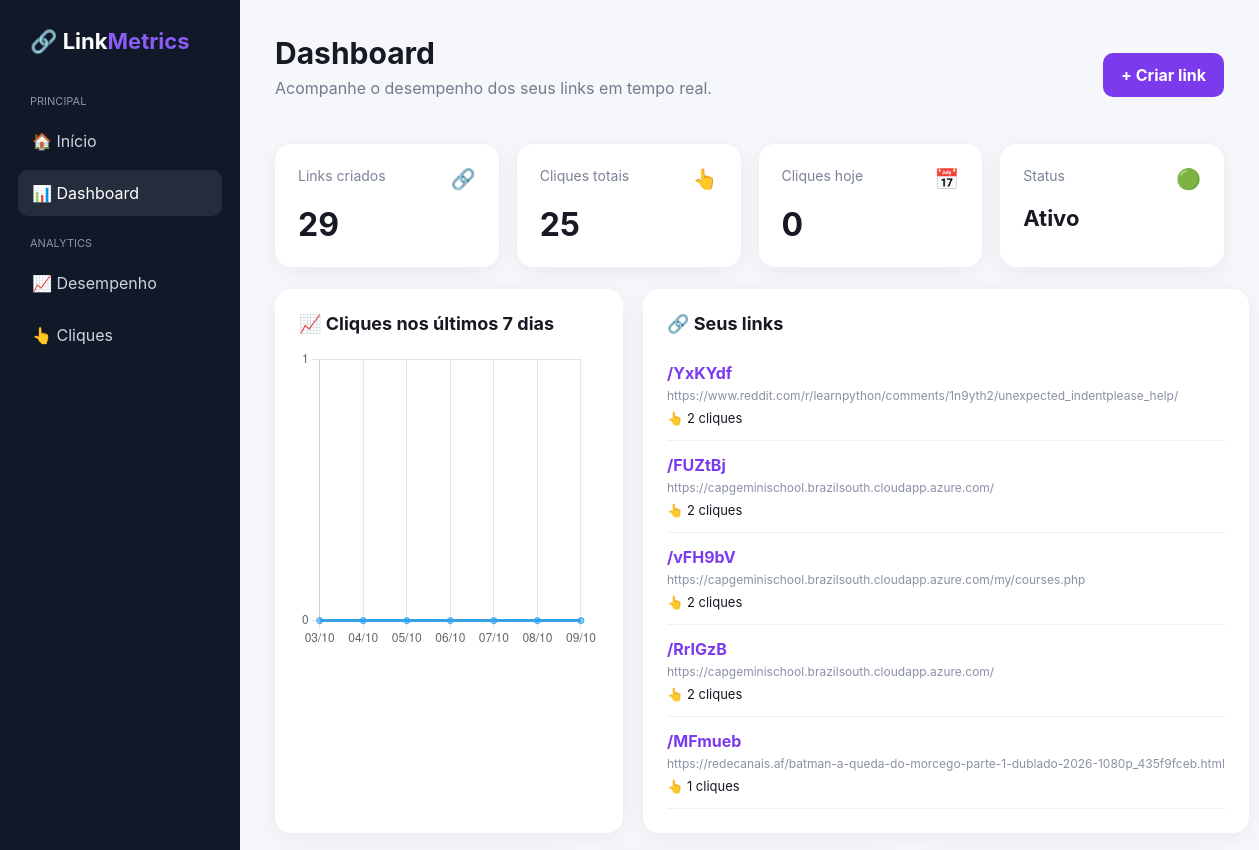
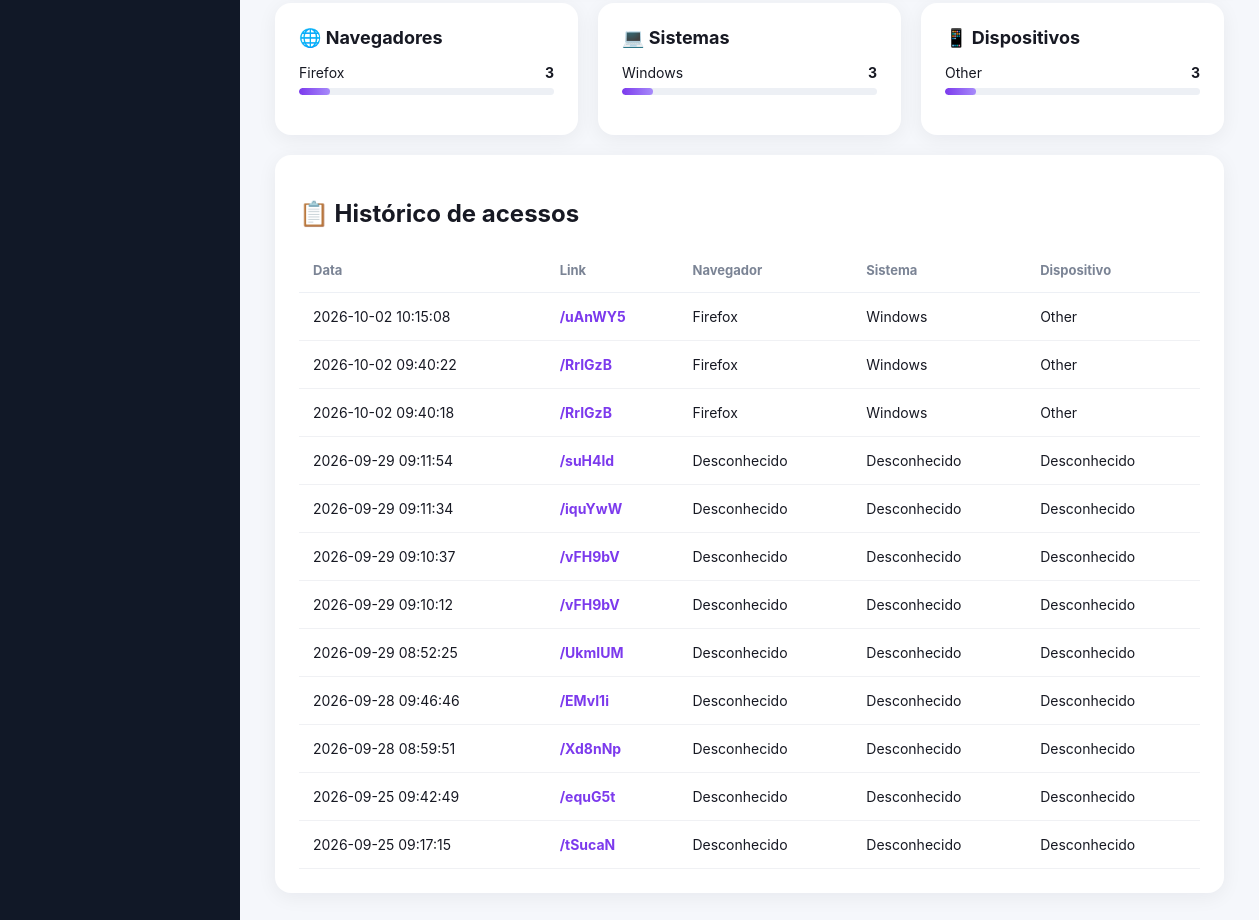
/dashboard, run on the app's committed database (2 pictures, top to bottom).
### tables this page shows
CREATE TABLE links (
            id INTEGER PRIMARY KEY AUTOINCREMENT,
            original_url TEXT NOT NULL,
            short_code TEXT NOT NULL UNIQUE
        , clicks INTEGER DEFAULT 0);

CREATE TABLE click_events (
        id INTEGER PRIMARY KEY AUTOINCREMENT,
        link_id INTEGER NOT NULL,
        clicked_at TEXT NOT NULL,
        user_agent TEXT, browser TEXT, os TEXT, device TEXT,
        FOREIGN KEY (link_id) REFERENCES links(id)
    );

### app.py (the view)
@app.route("/dashboard")
def dashboard():
    conexao = conectar_banco()
    cursor = conexao.cursor()
    cursor.execute("SELECT COUNT(*) FROM links")
    total_links = cursor.fetchone()[0]
    cursor.execute("SELECT SUM(clicks) FROM links")
    total_clicks = cursor.fetchone()[0] or 0
    cursor.execute("""
        SELECT COUNT(*)
        FROM click_events
        WHERE DATE(clicked_at) = DATE('now', 'localtime')
    """)
    clicks_today = cursor.fetchone()[0]
    cursor.execute("""
        SELECT short_code, original_url, clicks
        FROM links
        ORDER BY clicks DESC
    """)
    links = cursor.fetchall()
    cursor.execute("""
    SELECT
        click_events.clicked_at,
        links.short_code,
        links.original_url,
        click_events.browser,
        click_events.os,
        click_events.device
    FROM click_events
    JOIN links
    ON click_events.link_id = links.id
    ORDER BY click_events.id DESC
    LIMIT 20
""")
    historico = cursor.fetchall()
    cursor.execute("""
        SELECT DATE(clicked_at) AS dia, COUNT(*) AS total
        FROM click_events
        WHERE DATE(clicked_at) >= DATE('now', 'localtime', '-6 days')
        GROUP BY DATE(clicked_at)
        ORDER BY dia
    """)
    dados_grafico = cursor.fetchall()
    hoje = datetime.now().date()
    dias = []
    cliques = []
    for i in range(6, -1, -1):
        dia = hoje - timedelta(days=i)
        dia_texto = dia.strftime("%Y-%m-%d")
        dias.append(dia.strftime("%d/%m"))
        total = 0
        for registro in dados_grafico:
            if registro[0] == dia_texto:
                total = registro[1]
        cliques.append(total)
    cursor.execute("""
        SELECT browser, COUNT(*)
        FROM click_events
        WHERE browser IS NOT NULL
        GROUP BY browser
        ORDER BY COUNT(*) DESC
    """)
    navegadores = cursor.fetchall()
    cursor.execute("""
        SELECT os, COUNT(*)
        FROM click_events
        WHERE os IS NOT NULL
        GROUP BY os
        ORDER BY COUNT(*) DESC
    """)
    sistemas = cursor.fetchall()
    cursor.execute("""
        SELECT device, COUNT(*)
        FROM click_events
        WHERE device IS NOT NULL
        GROUP BY device
        ORDER BY COUNT(*) DESC
    """)
    dispositivos = cursor.fetchall()
    conexao.close()
    return render_template(
    "dashboard.html",
    total_links=total_links,
    total_clicks=total_clicks,
    clicks_today=clicks_today,
    links=links,
    historico=historico,
    dias=dias,
    cliques=cliques,
    navegadores=navegadores,
    sistemas=sistemas,
    dispositivos=dispositivos
)

### app.py (called while the page is built)
def conectar_banco():
    return sqlite3.connect("links.db")

### templates/dashboard.html (shortened to what this page needs)
<!DOCTYPE html>
<html lang="pt-BR">
<head>
</head>
<body>
<aside class="sidebar">
    <div class="logo">
        🔗 Link<span>Metrics</span>
    </div>
    <div class="menu-title">
        Principal
    </div>
    <div class="menu">
        <a href="/" >
            🏠 Início
        </a>
        <a href="/dashboard" class="active">
            📊 Dashboard
        </a>
    </div>
    <div class="menu-title">
        Analytics
    </div>
    <div class="menu">
        <a href="/dashboard">
            📈 Desempenho
        </a>
        <a href="/dashboard">
            👆 Cliques
        </a>
    </div>
</aside>
<main class="main">
    <div class="header">
        <div>
            <h1>
                Dashboard
            </h1>
            <p>
                Acompanhe o desempenho dos seus links em tempo real.
            </p>
        </div>
        <a href="/" class="dashboard-btn">
            + Criar link
        </a>
    </div>
    <div class="stats">
        <div class="stat-card">
            <div class="stat-top">
                <span>
                    Links criados
                </span>
                <span class="stat-icon">
                    🔗
                </span>
            </div>
            <div class="stat-number">
                {{ total_links }}
            </div>
        </div>
        <div class="stat-card">
            <div class="stat-top">
                <span>
                    Cliques totais
                </span>
                <span class="stat-icon">
                    👆
                </span>
            </div>
            <div class="stat-number">
                {{ total_clicks }}
            </div>
        </div>
        <div class="stat-card">
            <div class="stat-top">
                <span>
                    Cliques hoje
                </span>
                <span class="stat-icon">
                    📅
                </span>
            </div>
            <div class="stat-number">
                {{ clicks_today }}
            </div>
        </div>
        <div class="stat-card">
            <div class="stat-top">
                <span>
                    Status
                </span>
                <span class="stat-icon">
                    🟢
                </span>
            </div>
            <div class="stat-number"
                 style="font-size: 22px;">
                Ativo
            </div>
        </div>
    </div>
    <div class="grid">
        <div class="panel">
            <h2>
                📈 Cliques nos últimos 7 dias
            </h2>
            <div class="chart-container">
                <canvas id="graficoCliques"></canvas>
            </div>
        </div>
        <div class="panel">
            <h2>
                🔗 Seus links
            </h2>
            {% for link in links[:5] %}
            <div style="
                padding: 14px 0;
                border-bottom: 1px solid #edf0f5;
            ">
                <div class="short-code">
                    /{{ link[0] }}
                </div>
                <div style="
                    font-size: 12px;
                    color: #8a92a3;
                    margin-top: 5px;
                    overflow: hidden;
                    white-space: nowrap;
                    text-overflow: ellipsis;
                ">
                    {{ link[1] }}
                </div>
                <div style="
                    margin-top: 7px;
                    font-size: 13px;
                ">
                    👆 {{ link[2] }} cliques
                </div>
            </div>
            {% endfor %}
        </div>
    </div>
    <div class="analytics">
        <div class="panel">
            <h2>🌐 Navegadores</h2>
            {% for navegador in navegadores %}
            <div class="analytics-item">
                <div class="analytics-label">
                    <span>
                        {{ navegador[0] }}
                    </span>
                    <strong>
                        {{ navegador[1] }}
                    </strong>
                </div>
                <div class="bar">
                    <div class="bar-fill"
                         style="width: {{ navegador[1] * 100 / total_clicks if total_clicks else 0 }}%;">
                    </div>
                </div>
            </div>
            {% endfor %}
        </div>
        <div class="panel">
            <h2>💻 Sistemas</h2>
            {% for sistema in sistemas %}
            <div class="analytics-item">
                <div class="analytics-label">
                    <span>
                        {{ sistema[0] }}
                    </span>
                    <strong>
                        {{ sistema[1] }}
                    </strong>
                </div>
                <div class="bar">
                    <div class="bar-fill"
                         style="width: {{ sistema[1] * 100 / total_clicks if total_clicks else 0 }}%;">
                    </div>
                </div>
            </div>
            {% endfor %}
        </div>
        <div class="panel">
            <h2>📱 Dispositivos</h2>
            {% for dispositivo in dispositivos %}
            <div class="analytics-item">
                <div class="analytics-label">
                    <span>
                        {{ dispositivo[0] }}
                    </span>
                    <strong>
                        {{ dispositivo[1] }}
                    </strong>
                </div>
                <div class="bar">
                    <div class="bar-fill"
                         style="width: {{ dispositivo[1] * 100 / total_clicks if total_clicks else 0 }}%;">
                    </div>
                </div>
            </div>
            {% endfor %}
        </div>
    </div>
    <div class="table-panel">
        <h2>
            📋 Histórico de acessos
        </h2>
        <table>
            <thead>
                <tr>
                    <th>
                        Data
                    </th>
                    <th>
                        Link
                    </th>
                    <th>
                        Navegador
                    </th>
                    <th>
                        Sistema
                    </th>
                    <th>
                        Dispositivo
                    </th>
                </tr>
            </thead>
            <tbody>
            {% for clique in historico %}
                <tr>
                    <td>
                        {{ clique[0] }}
                    </td>
                    <td class="short-code">
                        /{{ clique[1] }}
                    </td>
                    <td>
                        {{ clique[3] or "Desconhecido" }}
                    </td>
                    <td>
                        {{ clique[4] or "Desconhecido" }}
                    </td>
                    <td>
                        {{ clique[5] or "Desconhecido" }}
                    </td>
                </tr>
            {% endfor %}
            </tbody>
        </table>
    </div>
</main>
<script>
    const dias = {{ dias | tojson }};
    const cliques = {{ cliques | tojson }};
    new Chart(
        document.getElementById("graficoCliques"),
        {
            type: "line",
            data: {
                labels: dias,
                datasets: [{
                    label: "Cliques",
                    data: cliques,
                    tension: 0.35,
                    fill: true
                }]
            },
            options: {
                responsive: true,
                maintainAspectRatio: false,
                plugins: {
                    legend: {
                        display: false
                    }
                },
                scales: {
                    y: {
                        beginAtZero: true,
                        ticks: {
                            precision: 0
                        }
                    }
                }
            }
        }
    );
</script>
</body>
</html>

### templates/dashboard.html (style rules this page uses)
* { box-sizing: border-box; }
body { margin: 0; font-family: Inter, Arial, sans-serif; background: #f5f7fb; color: #171923; }
.sidebar { position: fixed; left: 0; top: 0; bottom: 0; width: 240px; background: #111827; color: white; padding: 28px 18px; }
.logo { font-size: 22px; font-weight: bold; margin-bottom: 40px; padding-left: 12px; }
.logo span { color: #8b5cf6; }
.menu-title { color: #8b93a7; font-size: 11px; text-transform: uppercase; margin: 20px 12px 10px; }
.menu a { display: block; padding: 13px 14px; margin-bottom: 6px; border-radius: 10px; color: #cbd5e1; text-decoration: none; transition: .2s; }
.menu a:hover, .menu .active { background: #252d3d; color: white; }
.main { margin-left: 240px; padding: 35px; max-width: 1500px; }
.header { display: flex; justify-content: space-between; align-items: center; margin-bottom: 30px; }
.header h1 { margin: 0; font-size: 30px; }
.header p { color: #737b8c; margin-top: 7px; }
.dashboard-btn { background: #7c3aed; color: white; text-decoration: none; padding: 12px 18px; border-radius: 10px; font-weight: bold; }
.stats { display: grid; grid-template-columns: repeat(4, 1fr); gap: 18px; margin-bottom: 22px; }
.stat-card { background: white; padding: 23px; border-radius: 16px; box-shadow: 0 4px 20px rgba(15, 23, 42, .06); }
.stat-top { display: flex; justify-content: space-between; color: #7b8495; font-size: 14px; }
.stat-number { font-size: 32px; font-weight: bold; margin-top: 14px; }
.stat-icon { font-size: 20px; }
.grid { display: grid; grid-template-columns: 2fr 1fr; gap: 20px; margin-bottom: 20px; }
.panel { background: white; border-radius: 16px; padding: 24px; box-shadow: 0 4px 20px rgba(15, 23, 42, .06); }
.panel h2 { margin-top: 0; font-size: 18px; }
.chart-container { height: 300px; }
.analytics { display: grid; grid-template-columns: repeat(3, 1fr); gap: 20px; margin-bottom: 20px; }
.analytics-item { margin: 16px 0; }
.analytics-label { display: flex; justify-content: space-between; margin-bottom: 7px; font-size: 14px; }
.bar { height: 7px; background: #edf0f5; border-radius: 10px; overflow: hidden; }
.bar-fill { height: 100%; background: linear-gradient( 90deg, #7c3aed, #a78bfa ); border-radius: 10px; }
.table-panel { background: white; padding: 24px; border-radius: 16px; box-shadow: 0 4px 20px rgba(15, 23, 42, .06); overflow-x: auto; }
table { width: 100%; border-collapse: collapse; }
th { color: #7b8495; font-size: 13px; text-align: left; padding: 14px; border-bottom: 1px solid #edf0f5; }
td { padding: 15px 14px; border-bottom: 1px solid #f0f1f4; font-size: 14px; }
.short-code { color: #7c3aed; font-weight: bold; }

### data on the page
links: short_code "YxKYdf", original_url "https://www.reddit.com/r/learnpython/comments/1n9yth2/unexpected_indentplease_help/", clicks "2"
links: short_code "FUZtBj", original_url "https://capgeminischool.brazilsouth.cloudapp.azure.com/", clicks "2"
links: short_code "vFH9bV", original_url "https://capgeminischool.brazilsouth.cloudapp.azure.com/my/courses.php", clicks "2"
links: short_code "RrIGzB", original_url "https://capgeminischool.brazilsouth.cloudapp.azure.com/", clicks "2"
links: short_code "MFmueb", original_url "https://redecanais.af/batman-a-queda-do-morcego-parte-1-dublado-2026-1080p_435f9fceb.html", clicks "1"
click_events: clicked_at "2026-10-02 10:15:08", short_code "uAnWY5", browser "Firefox", os "Windows", device "Other"
click_events: clicked_at "2026-10-02 09:40:22", short_code "RrIGzB", browser "Firefox", os "Windows", device "Other"
click_events: clicked_at "2026-10-02 09:40:18", short_code "RrIGzB", browser "Firefox", os "Windows", device "Other"
click_events: clicked_at "2026-09-29 09:11:54", short_code "suH4ld", clique "Desconhecido"
click_events: clicked_at "2026-09-29 09:11:34", short_code "iquYwW", clique "Desconhecido"
click_events: clicked_at "2026-09-29 09:10:37", short_code "vFH9bV", clique "Desconhecido"
click_events: clicked_at "2026-09-29 09:10:12", short_code "vFH9bV", clique "Desconhecido"
click_events: clicked_at "2026-09-29 08:52:25", short_code "UkmIUM", clique "Desconhecido"
click_events: clicked_at "2026-09-28 09:46:46", short_code "EMvI1i", clique "Desconhecido"
click_events: clicked_at "2026-09-28 08:59:51", short_code "Xd8nNp", clique "Desconhecido"
click_events: clicked_at "2026-09-25 09:42:49", short_code "equG5t", clique "Desconhecido"
click_events: clicked_at "2026-09-25 09:17:15", short_code "tSucaN", clique "Desconhecido"

### other printed values
{{ total_links }} "29"
{{ total_clicks }} "25"
{{ clicks_today }} "0"
{{ navegador[0] }} "Firefox"
{{ navegador[1] }} "3"
{{ sistema[0] }} "Windows"
{{ sistema[1] }} "3"
{{ dispositivo[0] }} "Other"
{{ dispositivo[1] }} "3"
chart data {{ dias | tojson }} ["03/10", "04/10", "05/10", "06/10", "07/10", "08/10", "09/10"]
chart data {{ cliques | tojson }} [0, 0, 0, 0, 0, 0, 0]
